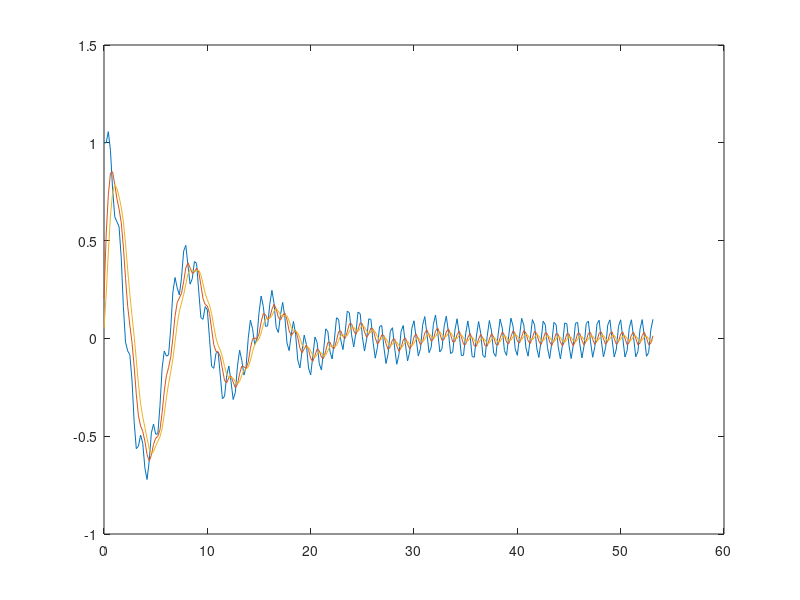
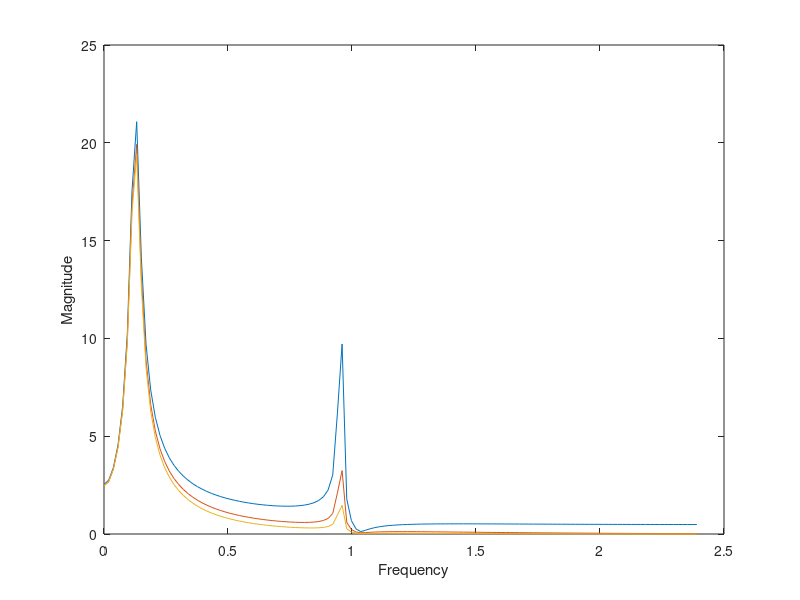

MATLAB code to generate these figures, in order:
clc
clear all
close all

T1 = 1/1.2; 
T2 = 1/4.8; 
omega1 = 0.25 * pi;
omega2 = 1.9 * pi;
T = 1.0;
i = 0;
a = 0.12;

alpha1 = 0.593;
alpha2 = 0.464;

x(1) = exp(-a*0*T2)*cos(omega1*0*T2) + 0.1*sin(omega2*0*T2);
y1(1) = ((1-alpha1)/2)*x(1);
y2(1) = ((1-alpha2)/2)*y1(1);
for n = 2:1:256
    %only use fs=4.8Hz
	x(n) = exp(-a*i*T2)*cos(omega1*i*T2) + 0.1*sin(omega2*i*T2);
    y1(n) = ((1-alpha1)/2)*x(n)+((1-alpha1)/2)*x(n-1)+alpha1*y1(n-1);
    y2(n) = ((1-alpha2)/2)*y1(n)+((1-alpha2)/2)*y1(n-1)+alpha2*y2(n-1);
    i = i+1;
end

sample = 0:1:255;
plot(T2*sample, x);
hold on
plot(T2*sample, y1);
plot(T2*sample, y2);


figure;
fs1 = 1.2;
fs2 = 4.8;
N=255;
X_mags = abs(fft(x))
Y1_mags = abs(fft(y1));
Y2_mags = abs(fft(y2));
fax_bins = [0 : N-1]; %frequency axis in bins
N_2 = ceil(N/2);
plot(fax_bins(1:N_2)*fs2/N, X_mags(1:N_2))
hold on;
plot(fax_bins(1:N_2)*fs2/N, Y1_mags(1:N_2))
plot(fax_bins(1:N_2)*fs2/N, Y2_mags(1:N_2))
xlabel('Frequency')
ylabel('Magnitude');
